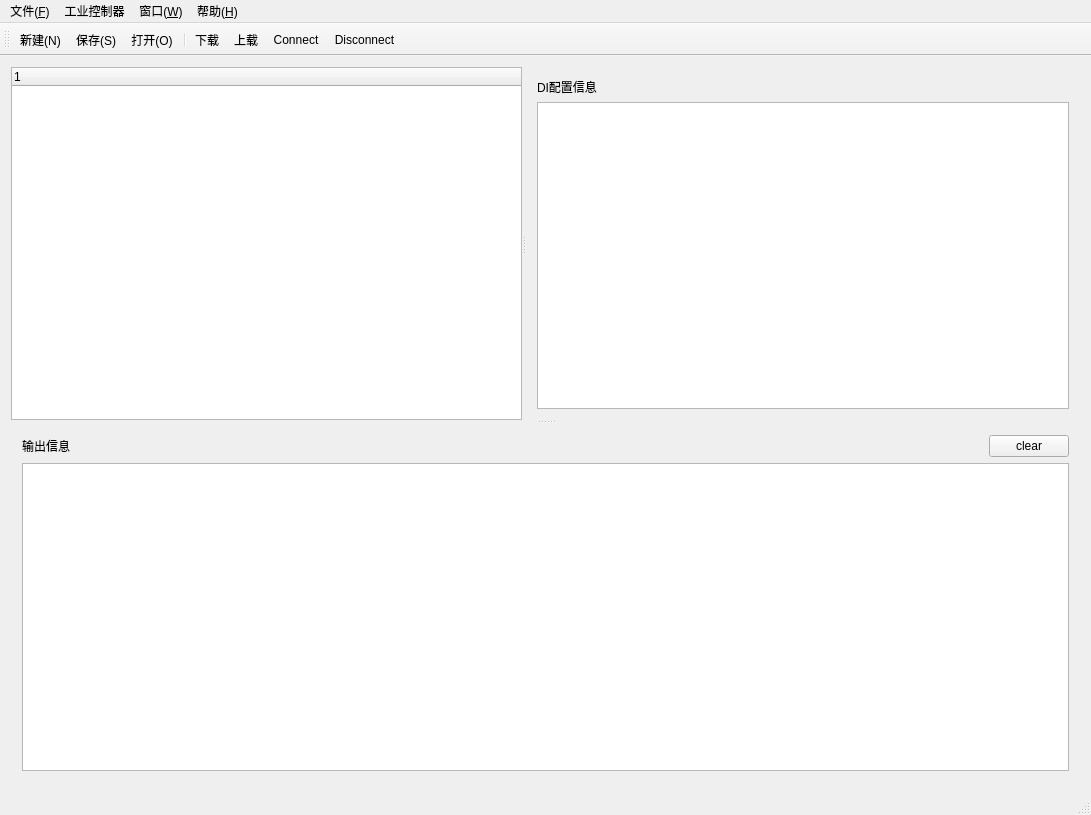
<?xml version="1.0" encoding="UTF-8"?>
<ui version="4.0">
 <class>MainWindow</class>
 <widget class="QMainWindow" name="MainWindow">
  <property name="geometry">
   <rect>
    <x>0</x>
    <y>0</y>
    <width>1091</width>
    <height>815</height>
   </rect>
  </property>
  <property name="windowTitle">
   <string>自学型工业控制器配置软件</string>
  </property>
  <widget class="QWidget" name="centralWidget">
   <layout class="QGridLayout" name="gridLayout">
    <item row="0" column="0">
     <widget class="QSplitter" name="splitter_2">
      <property name="orientation">
       <enum>Qt::Vertical</enum>
      </property>
      <widget class="QSplitter" name="splitter">
       <property name="orientation">
        <enum>Qt::Horizontal</enum>
       </property>
       <widget class="QTreeWidget" name="treeWidget">
        <column>
         <property name="text">
          <string notr="true">1</string>
         </property>
        </column>
       </widget>
       <widget class="QStackedWidget" name="stackedWidget">
        <property name="currentIndex">
         <number>1</number>
        </property>
        <widget class="QWidget" name="AI_Page">
         <layout class="QGridLayout" name="gridLayout_2">
          <item row="1" column="0">
           <widget class="QTableWidget" name="AI_TableWidget"/>
          </item>
          <item row="0" column="0">
           <widget class="QLabel" name="AI_PageTitle">
            <property name="text">
             <string>AI配置信息</string>
            </property>
           </widget>
          </item>
         </layout>
        </widget>
        <widget class="QWidget" name="DI_Page">
         <layout class="QGridLayout" name="gridLayout_4">
          <item row="1" column="0">
           <widget class="QTableWidget" name="DI_TableWidget"/>
          </item>
          <item row="0" column="0">
           <widget class="QLabel" name="DI_PageTitle">
            <property name="text">
             <string>DI配置信息</string>
            </property>
           </widget>
          </item>
         </layout>
        </widget>
        <widget class="QWidget" name="DO_Page">
         <layout class="QGridLayout" name="gridLayout_5">
          <item row="0" column="0">
           <widget class="QLabel" name="DO_PageTitle">
            <property name="text">
             <string>DO配置信息</string>
            </property>
           </widget>
          </item>
          <item row="1" column="0">
           <widget class="QTableWidget" name="DO_TableWidget"/>
          </item>
         </layout>
        </widget>
        <widget class="QWidget" name="SerialPort_Page">
         <layout class="QGridLayout" name="gridLayout_6">
          <item row="1" column="0">
           <widget class="QTableWidget" name="SerialPort_TableWidget"/>
          </item>
          <item row="0" column="0">
           <widget class="QLabel" name="SerialPort_PageTitle">
            <property name="text">
             <string>串口配置信息</string>
            </property>
           </widget>
          </item>
         </layout>
        </widget>
        <widget class="QWidget" name="Oter_Page">
         <layout class="QGridLayout" name="gridLayout_11">
          <item row="1" column="0">
           <widget class="QTableWidget" name="Oter_Page_TableWidget"/>
          </item>
          <item row="0" column="0">
           <widget class="QLabel" name="Oter_PageTitle">
            <property name="text">
             <string>其他信息</string>
            </property>
           </widget>
          </item>
         </layout>
        </widget>
       </widget>
      </widget>
      <widget class="QWidget" name="msgWidget" native="true">
       <layout class="QGridLayout" name="gridLayout_3">
        <item row="0" column="0">
         <layout class="QHBoxLayout" name="horizontalLayout">
          <item>
           <widget class="QLabel" name="label">
            <property name="text">
             <string>输出信息</string>
            </property>
           </widget>
          </item>
          <item>
           <spacer name="horizontalSpacer">
            <property name="orientation">
             <enum>Qt::Horizontal</enum>
            </property>
            <property name="sizeHint" stdset="0">
             <size>
              <width>40</width>
              <height>20</height>
             </size>
            </property>
           </spacer>
          </item>
          <item>
           <widget class="QPushButton" name="clearButton">
            <property name="text">
             <string>clear</string>
            </property>
            <property name="icon">
             <iconset resource="images.qrc">
              <normaloff>:/images/images/clear2.png</normaloff>:/images/images/clear2.png</iconset>
            </property>
           </widget>
          </item>
         </layout>
        </item>
        <item row="1" column="0">
         <widget class="QTextEdit" name="outMsgText"/>
        </item>
       </layout>
      </widget>
     </widget>
    </item>
   </layout>
  </widget>
  <widget class="QMenuBar" name="menuBar">
   <property name="geometry">
    <rect>
     <x>0</x>
     <y>0</y>
     <width>1091</width>
     <height>22</height>
    </rect>
   </property>
   <widget class="QMenu" name="menuFile">
    <property name="title">
     <string>文件(&amp;F)</string>
    </property>
    <addaction name="actionNew"/>
    <addaction name="actionOpen"/>
    <addaction name="actionSave"/>
    <addaction name="actionClose"/>
   </widget>
   <widget class="QMenu" name="menuControl">
    <property name="title">
     <string>工业控制器</string>
    </property>
    <addaction name="actionDownload"/>
    <addaction name="actionUpload"/>
    <addaction name="actionConnect"/>
    <addaction name="actionDisconnect"/>
   </widget>
   <widget class="QMenu" name="menu_2">
    <property name="title">
     <string>窗口(&amp;W)</string>
    </property>
    <addaction name="actiontest"/>
   </widget>
   <widget class="QMenu" name="menu_H">
    <property name="title">
     <string>帮助(&amp;H)</string>
    </property>
    <addaction name="actionabout"/>
    <addaction name="actiondebug"/>
   </widget>
   <addaction name="menuFile"/>
   <addaction name="menuControl"/>
   <addaction name="menu_2"/>
   <addaction name="menu_H"/>
  </widget>
  <widget class="QToolBar" name="mainToolBar">
   <attribute name="toolBarArea">
    <enum>TopToolBarArea</enum>
   </attribute>
   <attribute name="toolBarBreak">
    <bool>false</bool>
   </attribute>
   <addaction name="actionNew"/>
   <addaction name="actionSave"/>
   <addaction name="actionOpen"/>
   <addaction name="separator"/>
   <addaction name="actionDownload"/>
   <addaction name="actionUpload"/>
   <addaction name="actionConnect"/>
   <addaction name="actionDisconnect"/>
  </widget>
  <widget class="QStatusBar" name="statusBar"/>
  <action name="actionNew">
   <property name="icon">
    <iconset resource="images.qrc">
     <normaloff>:/images/images/new.png</normaloff>:/images/images/new.png</iconset>
   </property>
   <property name="text">
    <string>新建(&amp;N)</string>
   </property>
   <property name="toolTip">
    <string>新建文件</string>
   </property>
   <property name="shortcut">
    <string>Alt+N</string>
   </property>
  </action>
  <action name="actionOpen">
   <property name="icon">
    <iconset resource="images.qrc">
     <normaloff>:/images/images/openfile.png</normaloff>:/images/images/openfile.png</iconset>
   </property>
   <property name="text">
    <string>打开(&amp;O)</string>
   </property>
   <property name="shortcut">
    <string>Alt+O</string>
   </property>
  </action>
  <action name="actionDownload">
   <property name="icon">
    <iconset resource="images.qrc">
     <normaloff>:/images/images/download.png</normaloff>:/images/images/download.png</iconset>
   </property>
   <property name="text">
    <string>下载</string>
   </property>
  </action>
  <action name="actionUpload">
   <property name="icon">
    <iconset resource="images.qrc">
     <normaloff>:/images/images/upload.png</normaloff>:/images/images/upload.png</iconset>
   </property>
   <property name="text">
    <string>上载</string>
   </property>
  </action>
  <action name="actionConnect">
   <property name="icon">
    <iconset resource="images.qrc">
     <normaloff>:/images/images/1.png</normaloff>:/images/images/1.png</iconset>
   </property>
   <property name="text">
    <string>Connect</string>
   </property>
  </action>
  <action name="actionDisconnect">
   <property name="icon">
    <iconset resource="images.qrc">
     <normaloff>:/images/images/2.png</normaloff>:/images/images/2.png</iconset>
   </property>
   <property name="text">
    <string>Disconnect</string>
   </property>
  </action>
  <action name="actionabout">
   <property name="icon">
    <iconset resource="images.qrc">
     <normaloff>:/images/images/about.png</normaloff>:/images/images/about.png</iconset>
   </property>
   <property name="text">
    <string>about</string>
   </property>
  </action>
  <action name="actionSave">
   <property name="icon">
    <iconset resource="images.qrc">
     <normaloff>:/images/images/save.png</normaloff>:/images/images/save.png</iconset>
   </property>
   <property name="text">
    <string>保存(&amp;S)</string>
   </property>
  </action>
  <action name="actionClose">
   <property name="icon">
    <iconset resource="images.qrc">
     <normaloff>:/images/images/closefile.png</normaloff>:/images/images/closefile.png</iconset>
   </property>
   <property name="text">
    <string>关闭(&amp;C)</string>
   </property>
   <property name="shortcut">
    <string>Alt+C</string>
   </property>
  </action>
  <action name="actiondebug">
   <property name="text">
    <string>debug</string>
   </property>
  </action>
  <action name="actiontest">
   <property name="text">
    <string>test</string>
   </property>
  </action>
 </widget>
 <layoutdefault spacing="6" margin="11"/>
 <resources>
  <include location="images.qrc"/>
 </resources>
 <connections/>
</ui>
